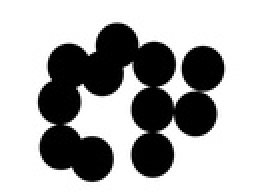
%> input picture CV/lab6/input/circles.jpg, 128 x 96 px, shrunk from 960 x 720 before the run (shown 2 times larger)
$ octave lab.m   (GNU Octave 9; MATLAB toolbox functions it lacks are replaced by stand-ins)
%> lines starting %> are read from the running program, lines starting %| are printed output that depends on the picture; in (x1, y1, x2, y2) boxes, pixels count from 0 and x2, y2 are one past the last pixel; in counts of white or black regions, pixels touching at a corner belong together; the program's own positions count from 1
I = imread('./input/circles.jpg');
%> I is the input picture: size 96x128x3 uint8; min 0, max 255, mean 171.6
t = graythresh(I);
%> t = 0.506
blacked = im2bw(I, t);
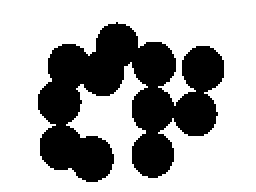
%> blacked: size 96x128 logical (shown 2 times larger); 67.2% white; 1 black region, box (x1, y1, x2, y2) and area: (19, 11, 112, 91) 4034
blacked = ~blacked;
eroded  = bwmorph(blacked, 'erode', 65);
%> eroded: size 96x128 logical; every value is 0
thickened = bwmorph(eroded, 'thicken', Inf);
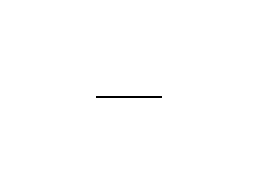
%> thickened: size 96x128 logical (shown 2 times larger); 99.7% white; black in thin lines or dots, all inside (x1, y1, x2, y2) = (48, 48, 81, 49)
res = ~(blacked & thickened);
%> res: size 96x128 logical; 67.3% white; 1 black region, box (x1, y1, x2, y2) and area: (19, 11, 112, 91) 4020
imwrite(res, './res/circles_65.jpg');
